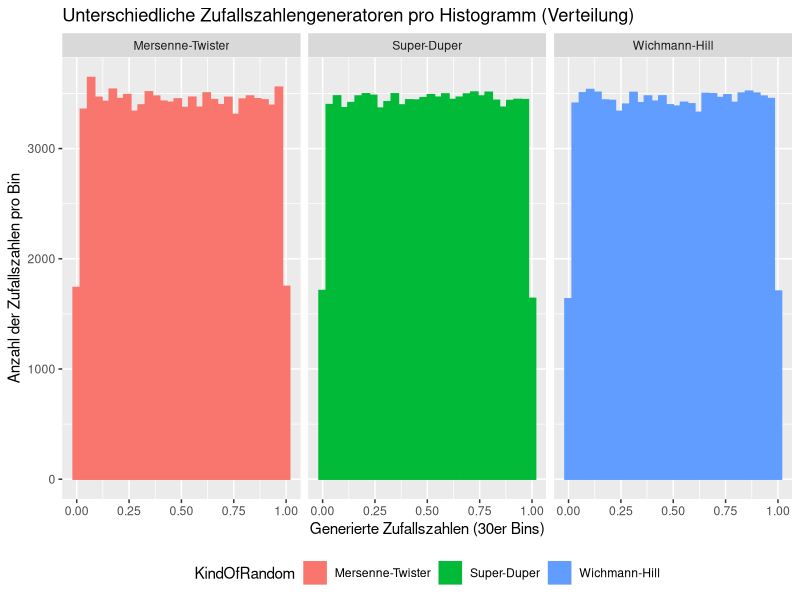

Recreate this plot in R.
## ---- chunk 1
library(ggplot2)
numberOfRandomNumbers <- 100000

RNGkind("Mersenne-Twister") # matches  "Mersenne-Twister"
datamt = data.frame(data = runif(numberOfRandomNumbers), KindOfRandom = "Mersenne-Twister")

RNGkind("Super") # matches  "Super-Duper"
datasd = data.frame(data = runif(numberOfRandomNumbers), KindOfRandom = "Super-Duper")

RNGkind("Wichmann-Hill") # matches  "Wichmann-Hill"
datawh = data.frame(data = runif(numberOfRandomNumbers), KindOfRandom = "Wichmann-Hill")

data <- rbind(datamt, datasd, datawh)

ggplot(data, aes(x = data, color = KindOfRandom, fill = KindOfRandom)) + 
  geom_histogram(bins = 30) + 
  facet_grid(~ KindOfRandom) +
  theme(legend.direction = "horizontal", 
        legend.position = "bottom",
        legend.box = "horizontal") +
  labs(title = "Unterschiedliche Zufallszahlengeneratoren pro Histogramm (Verteilung)",
  x = "Generierte Zufallszahlen (30er Bins)",
  y = "Anzahl der Zufallszahlen pro Bin")
## ---- chunk 2
#?RNG
## ---- chunk 3

## ---- chunk 4
# insert random R-code
# 
